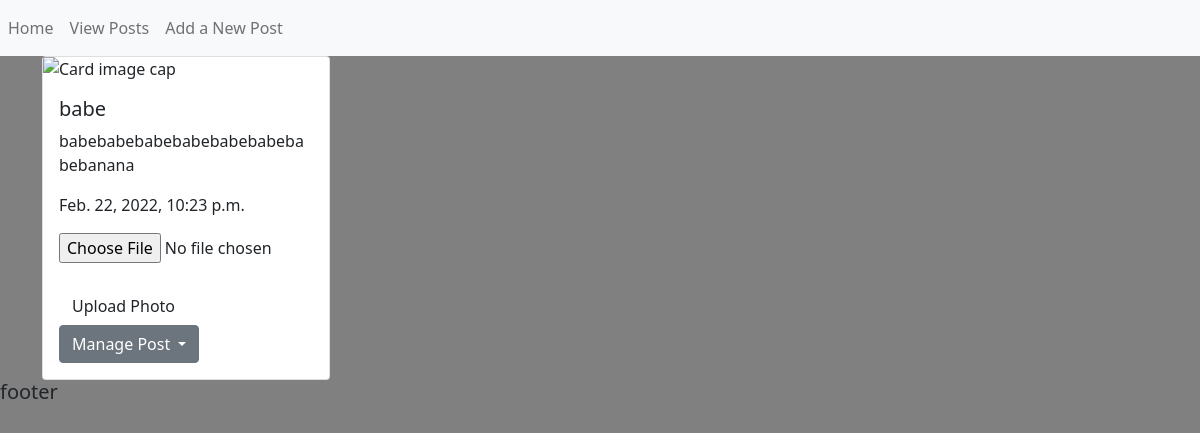
The app's page /posts/4/ with its own data.
### main_app/models.py (models this page shows, shortened)
class Post(models.Model):
    title = models.CharField(max_length = 200)
    description = models.CharField(max_length=2200)
    uploaded = models.DateTimeField(default=timezone.now)

### main_app/views.py (the view)
# urls.py: path('posts/<int:post_id>/', views.posts_detail, name='detail'),
def posts_detail(request, post_id):
    post = Post.objects.get(id=post_id)
    return render(request, 'posts/detail.html', {'post': post})

### main_app/templates/posts/detail.html (shortened to what this page needs)
{% extends 'base.html' %}
{% block content %}
<div class="container">
  <div class="card" style="width: 18rem;">
    {% for photo in post.photo_set.all %}
    <img class=""card-img-top src="{{photo.url}}">
    {% empty %}
    <img class=""card-img-top src="https://www.generationsforpeace.org/wp-content/uploads/2018/03/empty.jpg" alt="Card image cap">
    {% endfor %}
  <div class="card-body">
    <h5 class="card-title">{{ post.title }}</h5>
    <p class="card-text"> {{ post.description }} </p>
    <p>{{ post.uploaded }}</p>
    <form
      action="{% url 'add_photo' post.id %}"
      enctype="multipart/form-data"
      method="POST"
      class="card-panel"
    >
      <input type="file" name="photo-file" />
      <br /><br />
      <input type="submit" class="btn" value="Upload Photo" />
    </form>
    <div class="dropdown">
      <button class="btn btn-secondary dropdown-toggle" type="button" id="dropdownMenuButton" data-toggle="dropdown" aria-haspopup="true" aria-expanded="false">
          Manage Post
      </button>
    </div>
    </div>
  </div>
  </div>
{% endblock %}

### main_app/static/css/style.css (style rules this page uses)
body { background-color: grey; }

### records on screen
Post: title "babe", description "babebabebabebabebabebabebabebanana", uploaded "Feb. 22, 2022, 10:23 p.m."
